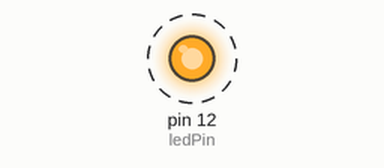
Simulated run of this sketch. Board: Arduino Uno, built with avr-gcc and run on an emulated ATmega328P. Parts: output pins drawn as LEDs (lit = HIGH). Dashed ring = blinking.

Above: at 0.05 s.
Timing chart, 0 to 3.0 s (numbered marks = the images above):
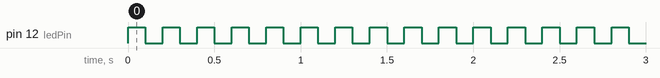

The sketch:

led_on_board_toggle.ino
```cpp
int ledPin = 12;


void setup() {
  // put your setup code here, to run once:
  pinMode(ledPin, OUTPUT);
}

void loop() {
  // put your main code here, to run repeatedly:
  digitalWrite(ledPin, HIGH);
  delay(100);
  digitalWrite(ledPin, LOW);
  delay(100);
}
```

Measured:
- by itself, pin 12 (ledPin): alternates HIGH for 0.10 s and LOW for 0.10 s
